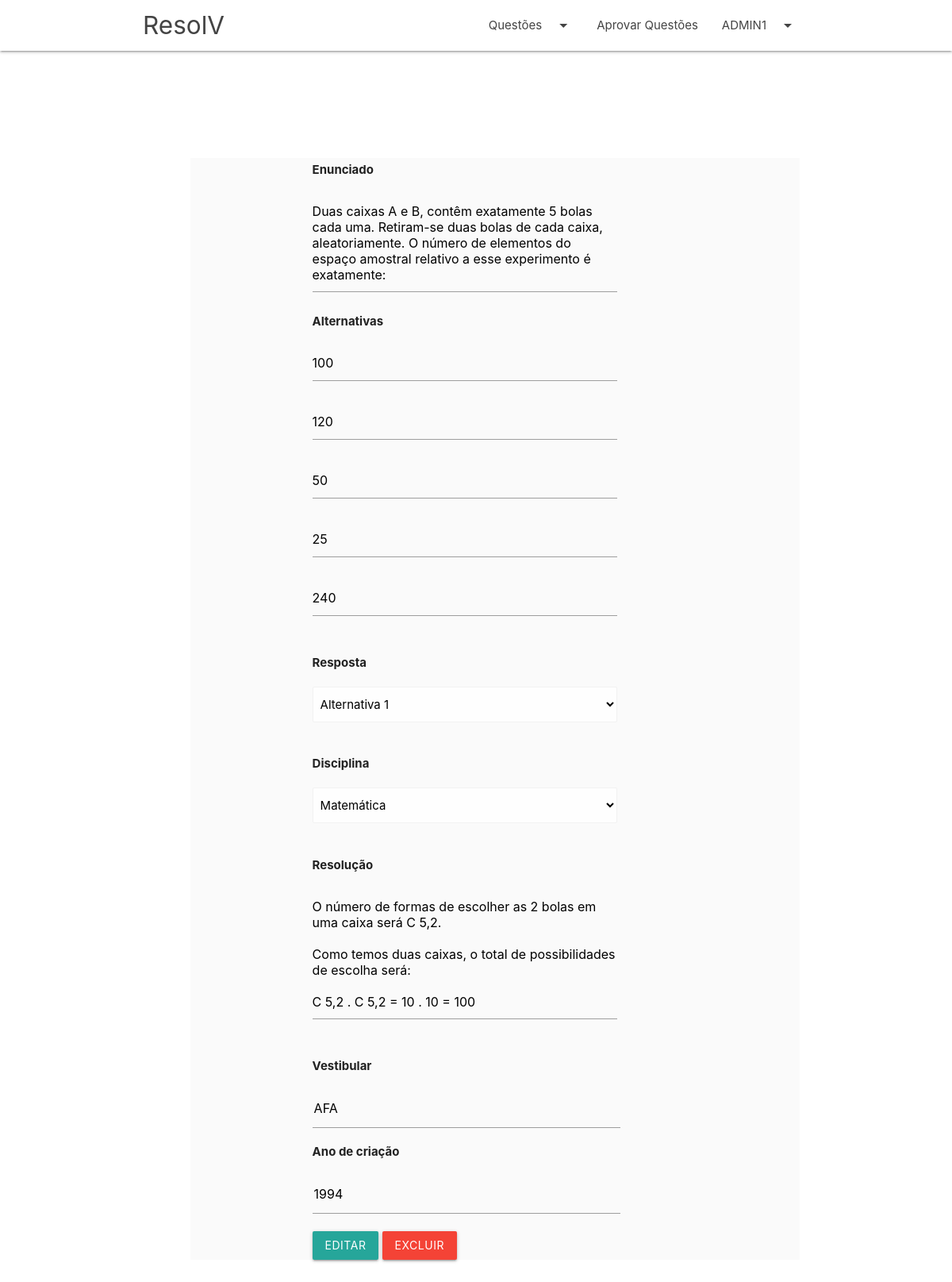
The app's page /editar_questao.php?ID=1 (signed in) with its own data.
### tables this page shows
CREATE TABLE `usuario` (
  `Nome` varchar(45) DEFAULT NULL,
  `Email` varchar(45) DEFAULT NULL,
  `Apelido` varchar(45) DEFAULT NULL,
  `Senha` varchar(256) DEFAULT NULL,
  `ID_Usuario` int(11) NOT NULL
);

CREATE TABLE `questao` (
  `ID_Questao` int(11) NOT NULL,
  `Enunciado` varchar(2000) DEFAULT NULL,
  `Solucao` varchar(2000) DEFAULT NULL,
  `Ano` int(11) DEFAULT NULL,
  `Aprovada` tinyint(4) DEFAULT NULL,
  `fk_Disciplina_ID_Disciplina` int(11) DEFAULT NULL,
  `fk_Usuario_ID_Usuario` int(11) DEFAULT NULL,
  `dataCriada` date DEFAULT NULL,
  `fk_Alternativa_ID_Alternativa` int(11) DEFAULT NULL,
  `fk_Vestibular_ID` int(11) DEFAULT NULL
);

CREATE TABLE `vestibular` (
  `ID` int(11) NOT NULL,
  `Nome` varchar(40) DEFAULT NULL
);

### editar_questao.php (the view, shortened to what this page needs)
<!DOCTYPE html>
<html lang="pt-br">
	<head>
		<link href="css/materialize.css" type="text/css" rel="stylesheet" media="screen,projection"/>
		<link href="css/login.css" type="text/css" rel="stylesheet" media="screen,projection"/>
		<link href="css/style.css" type="text/css" rel="stylesheet" media="screen,projection"/>
	</head>
	<body>
		<?php include 'header.php';?>
        <section class="container-questao center-container">
			<section class="section-content-questao">
                <form method="POST" action="">
                    <?php
                        $conn = mysqli_connect($servername, $username, $password,$database);
						mysqli_set_charset($conn,"utf8");
                        $sql = "SELECT * FROM questao WHERE ID_Questao={$_REQUEST['ID']}";
                        $result = $conn->query($sql);
                        if ($result and $result->num_rows > 0) {
                            $row = $result->fetch_assoc();
                            $enunciado = $row['Enunciado'];
                            $resolucao = $row['Solucao'];
                            $ano = $row['Ano'];
                            $idDisciplina = $row['fk_Disciplina_ID_Disciplina'];
                            $idResposta = $row['fk_Alternativa_ID_Alternativa'];
                            $idVest = $row['fk_Vestibular_ID'];
                        }
                        $sql = "SELECT Nome FROM vestibular WHERE ID='$idVest'";
                        $result = $conn->query($sql);
                        $vest=$result->fetch_assoc()['Nome'];
                        $sql = "SELECT Valor FROM alternativa
                        INNER JOIN possui ON alternativa.ID_Alternativa = possui.fk_Alternativa_ID_Alternativa INNER JOIN questao ON questao.ID_Questao = possui.fk_Questao_ID_Questao
                        WHERE questao.ID_Questao = {$_REQUEST['ID']}
                        ORDER BY questao.ID_Questao ASC";
                        $result = $conn->query($sql);
                        if ($result->num_rows > 0) {
                            $valores = array();
                            while($row = $result->fetch_assoc()) {
                                $valores[] = $row["Valor"];
                            }
                        }
                    ?>
					<p class="login-center"><b>Enunciado</b></p>
					<textarea class="login-center input-width materialize-textarea" name="enunciado" maxlength='2000' required><?php echo $enunciado; ?></textarea>
					<p class="login-center"><b>Alternativas</b></p>
                    <?php
                    for($i=1; $i<= 5; $i++){
                        echo "<textarea type='text' class='login-center input-width materialize-textarea' name='alternativa$i' placeholder='Alternativa $i' maxlength='200' required>{$valores[$i-1]}</textarea>
                        <br /> <br />";
                    }
                    ?>
					<p class="login-center"><b>Resposta</b></p>
					<select class="browser-default login-center input-width" name="alternativaCorreta" required>
                        <?php
                        for ($i = 1; $i <= 5; $i++) {
                           echo "<option value='$i' ";
                           if($idResposta%5==$i){
                               echo "selected";
                            }
                           echo ">Alternativa $i</option>";
                        }
                        ?>
					</select>
					<br />
					<p class="login-center"><b>Disciplina</b></p>
					<select name="disciplinas" class="browser-default login-center input-width" required>
						<?php
							$conn = mysqli_connect($servername, $username, $password,$database);
							mysqli_set_charset($conn,"utf8");
							$sql = "SELECT Nome FROM disciplina ORDER BY ID_Disciplina ASC;";
							$result = $conn->query($sql);
							if ($result->num_rows > 0) {
								$disciplina = array();
								while($row = $result->fetch_assoc()) {
									$disciplina[] = $row["Nome"];
								}
							}
							$i = 1;
						?>
						<?php foreach ($disciplina as $nomeDisc) : ?>
							<option value="<?php echo $i;;?>" <?php if($idDisciplina==$i){echo "selected";} $i+=1;?>><?php echo $nomeDisc ?></option>
						<?php endforeach ?>
					</select>
					<br />
					<p class="login-center"><b>Resolução</b></p>
					<textarea class="login-center input-width materialize-textarea" name="resolucao" required maxlength='2000'><?php echo $resolucao; ?></textarea>
					<br /><br />
					<p class="login-center"><b>Vestibular</b></p>
					<input type="text" class="login-center input-width" name="vestibular" value="<?php echo $vest ?>" maxlength='40' required>
					<p class="login-center"><b>Ano de criação</b></p>
					<input type="text" class="login-center input-width" name="ano" value="<?php echo $ano;?>" required>
					<br /><br />
					<button type="submit" class="login-center btn waves-effect waves-light" name="editar" >Editar</button>
                    <button type="submit" class="btn waves-effect waves-light red" name="excluir" >Excluir</button>
                </form>
            </section>
        </section>
    </body>
</html>

### header.php (shortened to what this page needs)
<header>
  <nav class="white" role="navigation">
    <div class="nav-wrapper container">
      <a id="logo-container" href="index.php" class="brand-logo">ResolV</a>
      <ul class="right hide-on-med-and-down">
	<li>
		<a class="dropdown-trigger" href="#!" data-target="dropdown1">Questões<i class="material-icons right">arrow_drop_down</i></a>
	</li>
	<?php
		if(isset($_SESSION['login'])){
			$admin = array(1,2);
			$servername = "localhost";
			$username = "root";
			$password = "usbw";
			$database = "baseresolv";
			$conn = mysqli_connect($servername, $username, $password,$database);
			mysqli_set_charset($conn,"utf8");
			$idUser = $_SESSION['idUsuarioSessao'];
			$sql = "SELECT Apelido FROM usuario WHERE ID_Usuario=$idUser";
			$result = $conn->query($sql);
			$apelido = $result->fetch_assoc()['Apelido'];
			if(in_array($_SESSION['idUsuarioSessao'], $admin)){
				echo "<li><a href='aprovar_questao.php'>Aprovar Questões</a></li>";
			}
			echo '<li><a class="dropdown-trigger" href="#!" data-target="dropdown3">'.html_entity_decode($apelido).'<i class="material-icons right">arrow_drop_down</i></a></li>';
		}
	?>
      </ul>
    </div>
  </nav>
</header>

### css/login.css (style rules this page uses)
.login-center { margin-left: 20%; }
.input-width { width:50%; }
.center-container { padding-top: 120px; padding-bottom: 10%; }
.container-questao { width: 100%; padding-left:20%; padding-bottom: 10% }
.section-content-questao { width: 80%; background: #fafafa ; }

### css/style.css (style rules this page uses)
nav ul a, nav .brand-logo { color: #444; }
p { line-height: 2rem; }

### records on screen
usuario: Apelido "ADMIN1"
questao: enunciado "Duas caixas A e B, contêm exatamente 5 bolas cada uma. Retiram-se duas bolas de cada caixa, aleatoriamente. O número de elementos do espaço amostral relativo a esse experimento é exatamente:", alternativaCorreta "Alternativa 1", disciplinas "Matemática", resolucao "O número de formas de escolher as 2 bolas em uma caixa será C 5,2. Como temos duas caixas, o total de possibilidades de escolha será: C 5,2 . C 5,2 = 10 . 10 = 100", ano "1994"
vestibular: vestibular "AFA"
